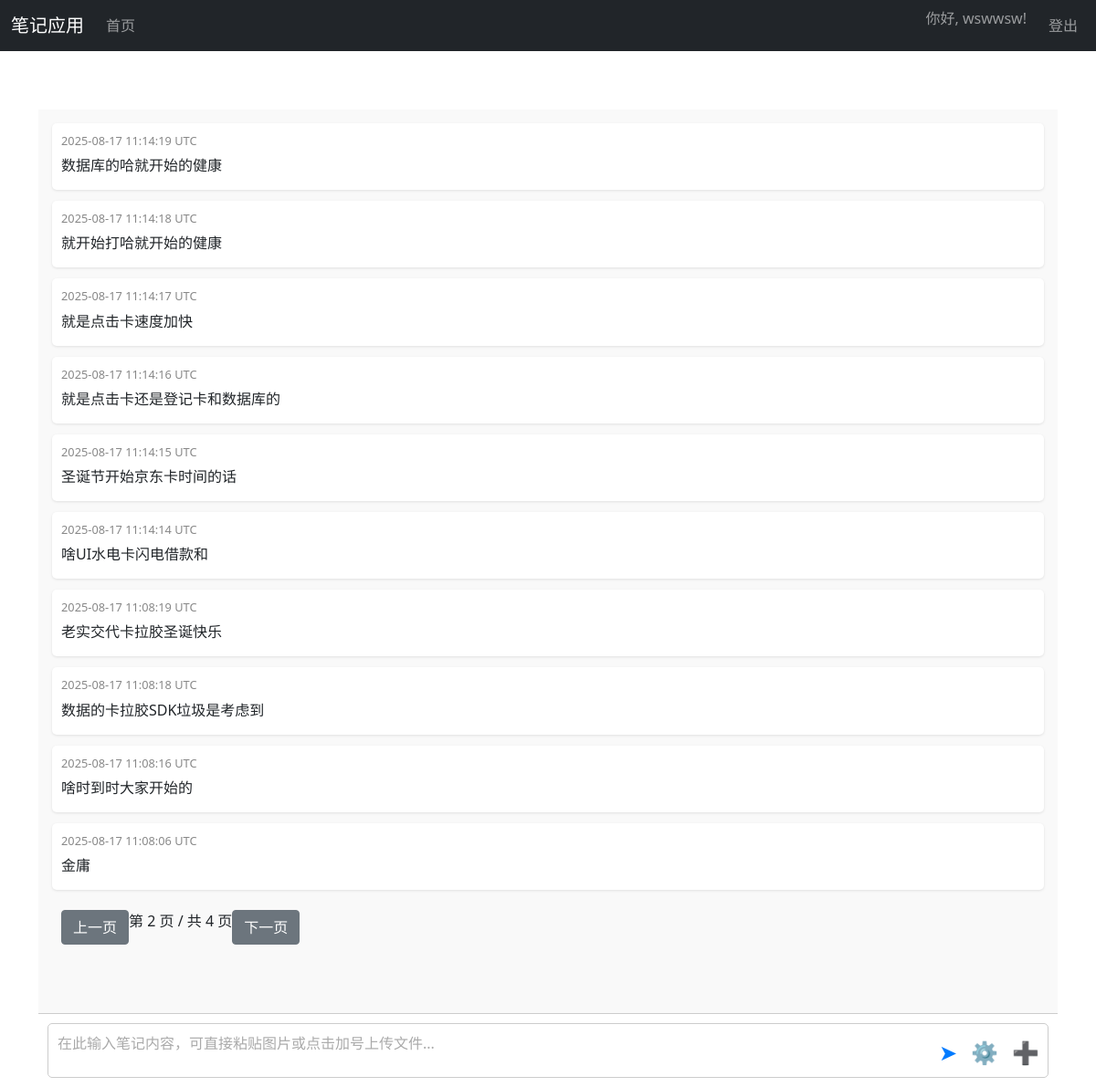
Page /notes/page/2 (signed in) on the committed database.
### Gtest.py (models this page shows, shortened)
class User(UserMixin, db.Model):
    id = db.Column(db.Integer, primary_key=True)
    username = db.Column(db.String(80), unique=True, nullable=False, index=True)
    password_hash = db.Column(db.String(128), nullable=False)
    notes = db.relationship('Note', backref='user', lazy=True)

class Note(db.Model):
    id = db.Column(db.Integer, primary_key=True)
    user_id = db.Column(db.Integer, db.ForeignKey('user.id'), nullable=False, index=True)
    content_type = db.Column(db.String(20), nullable=False)
    content_data = db.Column(db.Text, nullable=False)
    raw_content = db.Column(db.Text)
    additional_text = db.Column(db.Text, nullable=True)
    timestamp = db.Column(db.DateTime, nullable=False, default=lambda: datetime.now(timezone.utc), index=True)
    file_size = db.Column(db.Integer, nullable=True)
    md5 = db.Column(db.String(32), nullable=True)

### Gtest.py (the view)
@app.route('/notes', defaults={'page': 1})
@app.route('/notes/page/<int:page>')
@login_required
def notes_page(page):
    per_page = 10
    notes_pagination = Note.query.filter_by(user_id=current_user.id).order_by(Note.timestamp.desc()).paginate(
        page=page, per_page=per_page, error_out=False
    )
    logger.info(
        f"Notes page loaded: user_id={current_user.id}, page={page}, number of notes={notes_pagination.total}")
    return render_template('notes.html', notes=notes_pagination, pagination=notes_pagination)

### Gtest.py (called while the page is built)
@login_manager.user_loader
def load_user(user_id):
    return db.session.get(User, int(user_id))

### templates/notes.html (shortened to what this page needs)
{% extends "base.html" %}
{% block content %}
<div class="notes-container">
    <div class="main-content-area">
        <div class="notes-display" id="notesDisplay">
            {% if notes and notes.items %}
                {% for note in notes.items %}
                <div class="note-entry" id="note-{{ note.id }}" data-note-id="{{ note.id }}">
                    <span class="timestamp">
                        {{ note.timestamp.strftime('%Y-%m-%d %H:%M:%S UTC') }}
                    </span>
                    <div class="note-content">
                        {% if note.content_type == 'text' %}
                            <p class="note-text" data-raw-text="{{ note.content_data | e }}">{{ note.content_data | urlize | safe }}</p>
                        {% elif note.content_type == 'image' %}
                            <img src="{{ url_for('uploaded_file', filename=note.content_data) }}" alt="笔记图片" data-full-src="{{ url_for('uploaded_file', filename=note.content_data) }}" loading="lazy">
                        {% elif note.content_type == 'file' %}
                            <a href="{{ url_for('download_note', note_id=note.id) }}" target="_blank">{{ note.raw_content or note.content_data }}</a>
                        {% elif note.content_type == 'zip' %}
                            <a href="{{ url_for('download_zip', note_id=note.id) }}" target="_blank">{{ note.raw_content or note.content_data }}</a>
                        {% elif note.content_type == 'gallery' %}
                            <a href="{{ url_for('gallery_page', note_id=note.id) }}" class="gallery-icon" title="查看画廊">📁 画廊 ({{ note.content_data | fromjson | length }} 张图片)</a>
                        {% endif %}
                    </div>
                </div>
                {% endfor %}
            {% else %}
                <div class="no-notes">暂无笔记，请添加新笔记！</div>
            {% endif %}
        </div>
        {% if pagination and pagination.pages > 1 %}
        <div class="pagination">
            {% if pagination.has_prev %}<a href="{{ url_for('notes_page', page=pagination.prev_num) }}" class="btn btn-secondary">上一页</a>{% endif %}
            <span>第 {{ pagination.page }} 页 / 共 {{ pagination.pages }} 页</span>
            {% if pagination.has_next %}<a href="{{ url_for('notes_page', page=pagination.next_num) }}" class="btn btn-secondary">下一页</a>{% endif %}
        </div>
        {% endif %}
    </div>
    <div class="input-container">
        <div class="input-area" id="noteInput" contenteditable="true"></div>
        <div class="input-actions">
            <button class="send-btn" title="发送笔记">➤</button>
            <button class="settings-btn" title="上传模式">⚙️</button>
            <span class="upload-btn" title="上传文件">➕</span>
        </div>
    </div>
</div>
{% endblock %}

### templates/base.html (shortened to what this page needs)
<!DOCTYPE html>
<html lang="zh-CN">
<head>
    <link href="https://cdn.jsdelivr.net/npm/bootstrap@5.1.3/dist/css/bootstrap.min.css" rel="stylesheet">
    <link rel="stylesheet" href="{{ url_for('static', filename='css/main.css') }}">
</head>
<body>
    <nav class="navbar navbar-expand-md navbar-dark bg-dark fixed-top">
        <div class="container-fluid">
            <a class="navbar-brand" href="{{ url_for('notes_page') }}">笔记应用</a>
            <div class="collapse navbar-collapse" id="navbarNav">
                <ul class="navbar-nav me-auto">
                    <li class="nav-item">
                        <a class="nav-link" href="{{ url_for('notes_page') }}">首页</a>
                    </li>
                </ul>
                <ul class="navbar-nav">
                    {% if current_user.is_authenticated %}
                        <li class="nav-item">
                            <span class="navbar-text me-3">你好, {{ current_user.username }}!</span>
                        </li>
                        <li class="nav-item">
                            <a class="nav-link" href="{{ url_for('logout') }}">登出</a>
                        </li>
                    {% endif %}
                </ul>
            </div>
        </div>
    </nav>
    <div class="container mt-5 pt-3">
        {% block content %}{% endblock %}
    </div>
</body>
</html>

### static/css/main.css (style rules this page uses)
body { padding-top: 56px; }

### templates/notes.html (style rules this page uses)
.notes-container { display: flex; flex-direction: column; height: calc(100vh - 70px); position: relative; }
.main-content-area { flex-grow: 1; overflow-y: auto; padding: 15px; background-color: #f9f9f9; }
.notes-display { padding: 0; border-bottom: none; background-color: transparent; margin-bottom: 10px; }
.input-container { flex-shrink: 0; padding: 10px; background-color: #fff; border-top: 1px solid #ccc; position: relative; }
.input-area { min-height: 60px; max-height: 150px; padding: 10px; padding-right: 120px; border: 1px solid #ccc; border-radius: 5px; overflow-y: auto; outline: none; font-size: 1em; line-height: 1.4; background-color: #fff; box-sizing: border-box; width: 100%; margin-bottom: 0; }
.input-actions { position: absolute; right: 20px; bottom: 20px; display: flex; align-items: center; gap: 15px; }
.upload-btn, .send-btn, .settings-btn { font-size: 1.5em; cursor: pointer; background: none; border: none; padding: 0; }
.upload-btn { color: #333; }
.send-btn { color: #007bff; }
.settings-btn { color: #555; }
.pagination { text-align: center; padding: 10px; }
.note-entry { margin-bottom: 12px; padding: 10px; background-color: #fff; border-radius: 5px; box-shadow: 0 1px 3px rgba(0,0,0,0.1); position: relative; }
.note-entry .timestamp { font-size: 0.8em; color: #888; display: block; margin-bottom: 5px; }
.note-entry .note-content { margin-bottom: 5px; }
.note-entry .note-content p { margin: 0; white-space: pre-wrap; word-wrap: break-word; }
.input-area:empty::before { content: "在此输入笔记内容，可直接粘贴图片或点击加号上传文件..."; color: #aaa; }

### rows in the picture
User: username "wswwsw"
Note: timestamp "2025-08-17 11:14:19 UTC", content_data "数据库的哈就开始的健康"
Note: timestamp "2025-08-17 11:14:18 UTC", content_data "就开始打哈就开始的健康"
Note: timestamp "2025-08-17 11:14:17 UTC", content_data "就是点击卡速度加快"
Note: timestamp "2025-08-17 11:14:16 UTC", content_data "就是点击卡还是登记卡和数据库的"
Note: timestamp "2025-08-17 11:14:15 UTC", content_data "圣诞节开始京东卡时间的话"
Note: timestamp "2025-08-17 11:14:14 UTC", content_data "啥UI水电卡闪电借款和"
Note: timestamp "2025-08-17 11:08:19 UTC", content_data "老实交代卡拉胶圣诞快乐"
Note: timestamp "2025-08-17 11:08:18 UTC", content_data "数据的卡拉胶SDK垃圾是考虑到"
Note: timestamp "2025-08-17 11:08:16 UTC", content_data "啥时到时大家开始的"
Note: timestamp "2025-08-17 11:08:06 UTC", content_data "金庸"

### other values in the picture
{{ pagination.page }} "2"
{{ pagination.pages }} "4"
